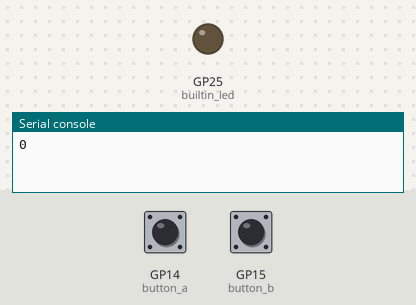
A program run on a simulated Raspberry Pi Pico running MicroPython. Shown: output pins drawn as LEDs (lit = HIGH), the last lines printed to the serial console. The test bench sets the inputs (shaded band); at power-on: GP14 (button_a) HIGH, GP15 (button_b) HIGH.

Above: at 1.2 s.
1.3 s: GP14 (button_a) pulled LOW for 0.15 s
At 2.4 s:
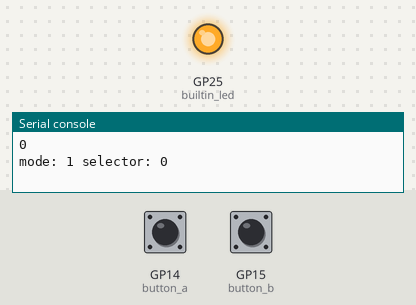
2.9 s: GP14 (button_a) pulled LOW for 1 s
At 3.7 s:
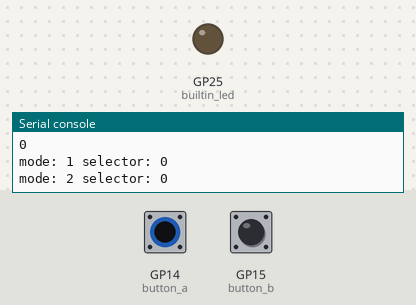
5.4 s: GP14 (button_a) pulled LOW for 3.2 s
At 6.8 s:
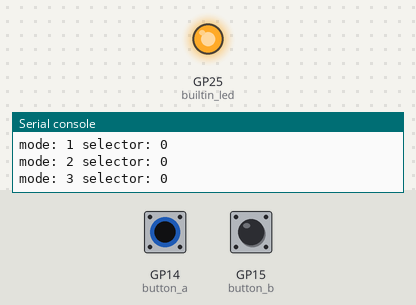
Timing chart, 0 to 8.4 s (numbered marks = the images above; inputs shaded):
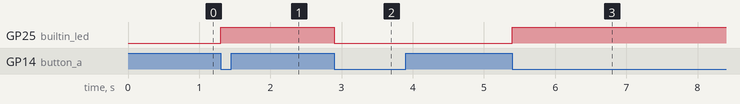

Measured:
- after the input at 1.3 s, GP25 (builtin_led): LOW → HIGH at once
- after the input at 2.9 s, GP25 (builtin_led): HIGH → LOW at once
- after the input at 5.4 s, GP25 (builtin_led): LOW → HIGH at once

The program:

03-two-button-test.py
```python
from utime import ticks_ms
from machine import Pin

# Sample two button Raspberry Pi Pico MicroPython example
# with a debounce delay value of 200ms in the interrupt handler
# https://www.coderdojotc.org/micropython/basics/03-button/

# these are the pins in the lower-left corner (USB on top)
BUTTON_PIN_A = 14
BUTTON_PIN_B = 15

button_presses = 0 # the count of times the button has been pressed.  A is +1, B is -1
last_time = 0 # the last time we pressed the button

# we toggle the builtin LED to get visual feedback
builtin_led = machine.Pin(25, Pin.OUT)

# The lower left corner of the Pico has a wire that goes through the buttons upper left and the lower right goes to the 3.3 rail
button_a = machine.Pin(BUTTON_PIN_A, machine.Pin.IN, machine.Pin.PULL_UP)
button_b = machine.Pin(BUTTON_PIN_B, machine.Pin.IN, machine.Pin.PULL_UP)

last_time = 0 # the last time we pressed the button
mode = 0
selector = 0
# this is the interrupt callback handler
# get in and out quickly
def button_callback(pin):
    global mode, selector, last_time
    new_time = ticks_ms()
    # if it has been more that 1/5 of a second since the last event, we have a new event
    if (new_time - last_time) > 200:
        # print(pin)
        if '14' in str(pin):
            mode +=1
        else:
            selector += 1
        last_time = new_time
        if mode > 3:
            mode = 0
        elif mode < 0:
            mode = 3
        if selector > 3:
            selector = 0
        elif selector < 0:
            selector = 3

# now we register the handler functions when either of the buttons is pressed
button_a.irq(trigger=machine.Pin.IRQ_FALLING, handler = button_callback)
button_b.irq(trigger=machine.Pin.IRQ_FALLING, handler = button_callback)

# This is for only printing when a new button press count value happens
old_mode = 0
old_selector = 0

print(button_presses)
while True:
    # only print on change in the button_presses value
    if mode != old_mode:
        print("mode:", mode, "selector:", selector)
        builtin_led.toggle()
        old_mode = mode
    if selector != old_selector:
        print("mode:", mode, "selector:", selector)
        builtin_led.toggle()
        old_selector = selector
```
